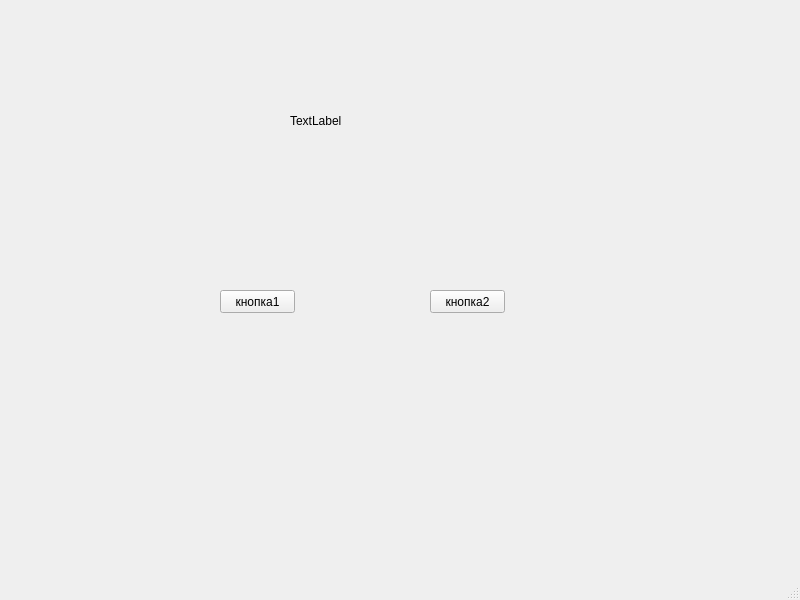
<?xml version="1.0" encoding="UTF-8"?>
<ui version="4.0">
 <class>MainWindow</class>
 <widget class="QMainWindow" name="MainWindow">
  <property name="geometry">
   <rect>
    <x>0</x>
    <y>0</y>
    <width>800</width>
    <height>600</height>
   </rect>
  </property>
  <property name="windowTitle">
   <string>MainWindow</string>
  </property>
  <widget class="QWidget" name="centralwidget">
   <widget class="QLabel" name="label">
    <property name="geometry">
     <rect>
      <x>290</x>
      <y>50</y>
      <width>171</width>
      <height>141</height>
     </rect>
    </property>
    <property name="text">
     <string>TextLabel</string>
    </property>
   </widget>
   <widget class="QPushButton" name="btn">
    <property name="geometry">
     <rect>
      <x>220</x>
      <y>290</y>
      <width>75</width>
      <height>23</height>
     </rect>
    </property>
    <property name="text">
     <string>кнопка1</string>
    </property>
   </widget>
   <widget class="QPushButton" name="btn1">
    <property name="geometry">
     <rect>
      <x>430</x>
      <y>290</y>
      <width>75</width>
      <height>23</height>
     </rect>
    </property>
    <property name="text">
     <string>кнопка2</string>
    </property>
   </widget>
  </widget>
  <widget class="QMenuBar" name="menubar">
   <property name="geometry">
    <rect>
     <x>0</x>
     <y>0</y>
     <width>800</width>
     <height>21</height>
    </rect>
   </property>
  </widget>
  <widget class="QStatusBar" name="statusbar"/>
 </widget>
 <resources/>
 <connections/>
</ui>
